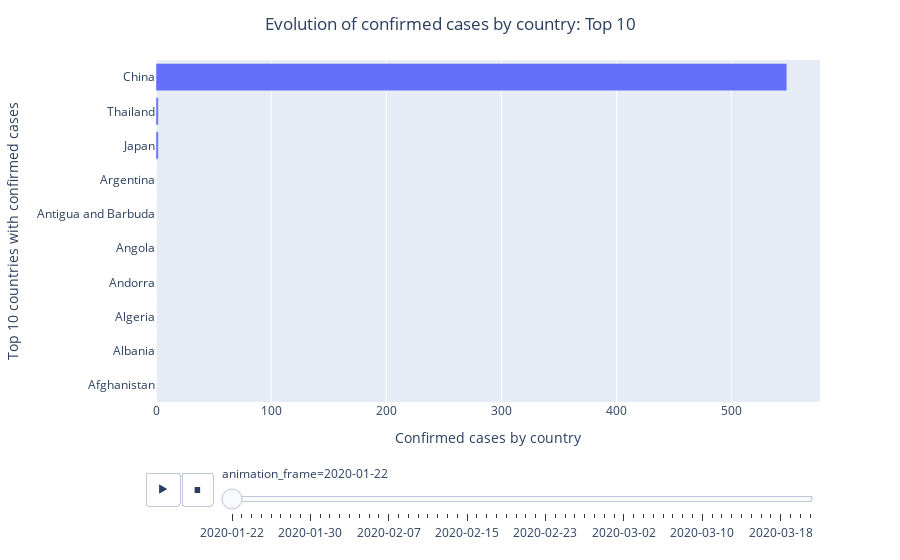

The notebook cell saved with this chart:
### Code cell
df_countries_top10 = df_countries.groupby('date',group_keys=False)\
            .apply(lambda grp:grp.nlargest(n=int(10),columns='confirmed').sort_index()).reset_index()
# df_countries_top10.head()
fig =px.bar(df_countries_top10, x='confirmed', y='country',  
             labels={'confirmed': f'Confirmed cases by country',
                    'country':'Top 10 countries with confirmed cases'},
             animation_frame=df_countries_top10.date.dt.strftime('%Y-%m-%d'), orientation='h').update_yaxes(categoryorder='total ascending')
fig.update_layout(title_text="Evolution of confirmed cases by country: Top 10", title_x=0.5)

fig.show()

### Figure 1 — Plotly figure (JSON) as saved in the notebook; plotly's stock layout.template omitted (floating-point values rounded to 4 significant figures)
{"data": [{"alignmentgroup": "True", "hoverlabel": {"namelength": 0}, "hovertemplate": "animation_frame=2020-01-22<br>Confirmed cases by country=%{x}<br>Top 10 countries with confirmed cases=%{y}", "legendgroup": "", "marker": {"color": "#636efa"}, "name": "", "offsetgroup": "", "orientation": "h", "showlegend": false, "textposition": "auto", "type": "bar", "x": [0, 0, 0, 0, 0, 0, 0, 548, 2, 2], "xaxis": "x", "y": ["Afghanistan", "Albania", "Algeria", "Andorra", "Angola", "Antigua and Barbuda", "Argentina", "China", "Japan", "Thailand"], "yaxis": "y"}], "layout": {"barmode": "relative", "legend": {"tracegroupgap": 0}, "margin": {"t": 60}, "sliders": [{"active": 0, "currentvalue": {"prefix": "animation_frame="}, "len": 0.9, "pad": {"b": 10, "t": 60}, "steps": [{"args": [["2020-01-22"], {"frame": {"duration": 0, "redraw": true}, "fromcurrent": true, "mode": "immediate", "transition": {"duration": 0, "easing": "linear"}}], "label": "2020-01-22", "method": "animate"}, {"args": [["2020-01-23"], {"frame": {"duration": 0, "redraw": true}, "fromcurrent": true, "mode": "immediate", "transition": {"duration": 0, "easing": "linear"}}], "label": "2020-01-23", "method": "animate"}, {"args": [["2020-01-24"], {"frame": {"duration": 0, "redraw": true}, "fromcurrent": true, "mode": "immediate", "transition": {"duration": 0, "easing": "linear"}}], "label": "2020-01-24", "method": "animate"}, {"args": [["2020-01-25"], {"frame": {"duration": 0, "redraw": true}, "fromcurrent": true, "mode": "immediate", "transition": {"duration": 0, "easing": "linear"}}], "label": "2020-01-25", "method": "animate"}, {"args": [["2020-01-26"], {"frame": {"duration": 0, "redraw": true}, "fromcurrent": true, "mode": "immediate", "transition": {"duration": 0, "easing": "linear"}}], "label": "2020-01-26", "method": "animate"}, {"args": [["2020-01-27"], {"frame": {"duration": 0, "redraw": true}, "fromcurrent": true, "mode": "immediate", "transition": {"duration": 0, "easing": "linear"}}], "label": "2020-01-27", "method": "animate"}, {"args": [["2020-01-28"], {"frame": {"duration": 0, "redraw": true}, "fromcurrent": true, "mode": "immediate", "transition": {"duration": 0, "easing": "linear"}}], "label": "2020-01-28", "method": "animate"}, {"args": [["2020-01-29"], {"frame": {"duration": 0, "redraw": true}, "fromcurrent": true, "mode": "immediate", "transition": {"duration": 0, "easing": "linear"}}], "label": "2020-01-29", "method": "animate"}, {"args": [["2020-01-30"], {"frame": {"duration": 0, "redraw": true}, "fromcurrent": true, "mode": "immediate", "transition": {"duration": 0, "easing": "linear"}}], "label": "2020-01-30", "method": "animate"}, {"args": [["2020-01-31"], {"frame": {"duration": 0, "redraw": true}, "fromcurrent": true, "mode": "immediate", "transition": {"duration": 0, "easing": "linear"}}], "label": "2020-01-31", "method": "animate"}, {"args": [["2020-02-01"], {"frame": {"duration": 0, "redraw": true}, "fromcurrent": true, "mode": "immediate", "transition": {"duration": 0, "easing": "linear"}}], "label": "2020-02-01", "method": "animate"}, {"args": [["2020-02-02"], {"frame": {"duration": 0, "redraw": true}, "fromcurrent": true, "mode": "immediate", "transition": {"duration": 0, "easing": "linear"}}], "label": "2020-02-02", "method": "animate"}, {"args": [["2020-02-03"], {"frame": {"duration": 0, "redraw": true}, "fromcurrent": true, "mode": "immediate", "transition": {"duration": 0, "easing": "linear"}}], "label": "2020-02-03", "method": "animate"}, {"args": [["2020-02-04"], {"frame": {"duration": 0, "redraw": true}, "fromcurrent": true, "mode": "immediate", "transition": {"duration": 0, "easing": "linear"}}], "label": "2020-02-04", "method": "animate"}, {"args": [["2020-02-05"], {"frame": {"duration": 0, "redraw": true}, "fromcurrent": true, "mode": "immediate", "transition": {"duration": 0, "easing": "linear"}}], "label": "2020-02-05", "method": "animate"}, {"args": [["2020-02-06"], {"frame": {"duration": 0, "redraw": true}, "fromcurrent": true, "mode": "immediate", "transition": {"duration": 0, "easing": "linear"}}], "label": "2020-02-06", "method": "animate"}, {"args": [["2020-02-07"], {"frame": {"duration": 0, "redraw": true}, "fromcurrent": true, "mode": "immediate", "transition": {"duration": 0, "easing": "linear"}}], "label": "2020-02-07", "method": "animate"}, {"args": [["2020-02-08"], {"frame": {"duration": 0, "redraw": true}, "fromcurrent": true, "mode": "immediate", "transition": {"duration": 0, "easing": "linear"}}], "label": "2020-02-08", "method": "animate"}, {"args": [["2020-02-09"], {"frame": {"duration": 0, "redraw": true}, "fromcurrent": true, "mode": "immediate", "transition": {"duration": 0, "easing": "linear"}}], "label": "2020-02-09", "method": "animate"}, {"args": [["2020-02-10"], {"frame": {"duration": 0, "redraw": true}, "fromcurrent": true, "mode": "immediate", "transition": {"duration": 0, "easing": "linear"}}], "label": "2020-02-10", "method": "animate"}, {"args": [["2020-02-11"], {"frame": {"duration": 0, "redraw": true}, "fromcurrent": true, "mode": "immediate", "transition": {"duration": 0, "easing": "linear"}}], "label": "2020-02-11", "method": "animate"}, {"args": [["2020-02-12"], {"frame": {"duration": 0, "redraw": true}, "fromcurrent": true, "mode": "immediate", "transition": {"duration": 0, "easing": "linear"}}], "label": "2020-02-12", "method": "animate"}, {"args": [["2020-02-13"], {"frame": {"duration": 0, "redraw": true}, "fromcurrent": true, "mode": "immediate", "transition": {"duration": 0, "easing": "linear"}}], "label": "2020-02-13", "method": "animate"}, {"args": [["2020-02-14"], {"frame": {"duration": 0, "redraw": true}, "fromcurrent": true, "mode": "immediate", "transition": {"duration": 0, "easing": "linear"}}], "label": "2020-02-14", "method": "animate"}, {"args": [["2020-02-15"], {"frame": {"duration": 0, "redraw": true}, "fromcurrent": true, "mode": "immediate", "transition": {"duration": 0, "easing": "linear"}}], "label": "2020-02-15", "method": "animate"}, {"args": [["2020-02-16"], {"frame": {"duration": 0, "redraw": true}, "fromcurrent": true, "mode": "immediate", "transition": {"duration": 0, "easing": "linear"}}], "label": "2020-02-16", "method": "animate"}, {"args": [["2020-02-17"], {"frame": {"duration": 0, "redraw": true}, "fromcurrent": true, "mode": "immediate", "transition": {"duration": 0, "easing": "linear"}}], "label": "2020-02-17", "method": "animate"}, {"args": [["2020-02-18"], {"frame": {"duration": 0, "redraw": true}, "fromcurrent": true, "mode": "immediate", "transition": {"duration": 0, "easing": "linear"}}], "label": "2020-02-18", "method": "animate"}, {"args": [["2020-02-19"], {"frame": {"duration": 0, "redraw": true}, "fromcurrent": true, "mode": "immediate", "transition": {"duration": 0, "easing": "linear"}}], "label": "2020-02-19", "method": "animate"}, {"args": [["2020-02-20"], {"frame": {"duration": 0, "redraw": true}, "fromcurrent": true, "mode": "immediate", "transition": {"duration": 0, "easing": "linear"}}], "label": "2020-02-20", "method": "animate"}, {"args": [["2020-02-21"], {"frame": {"duration": 0, "redraw": true}, "fromcurrent": true, "mode": "immediate", "transition": {"duration": 0, "easing": "linear"}}], "label": "2020-02-21", "method": "animate"}, {"args": [["2020-02-22"], {"frame": {"duration": 0, "redraw": true}, "fromcurrent": true, "mode": "immediate", "transition": {"duration": 0, "easing": "linear"}}], "label": "2020-02-22", "method": "animate"}, {"args": [["2020-02-23"], {"frame": {"duration": 0, "redraw": true}, "fromcurrent": true, "mode": "immediate", "transition": {"duration": 0, "easing": "linear"}}], "label": "2020-02-23", "method": "animate"}, {"args": [["2020-02-24"], {"frame": {"duration": 0, "redraw": true}, "fromcurrent": true, "mode": "immediate", "transition": {"duration": 0, "easing": "linear"}}], "label": "2020-02-24", "method": "animate"}, {"args": [["2020-02-25"], {"frame": {"duration": 0, "redraw": true}, "fromcurrent": true, "mode": "immediate", "transition": {"duration": 0, "easing": "linear"}}], "label": "2020-02-25", "method": "animate"}, {"args": [["2020-02-26"], {"frame": {"duration": 0, "redraw": true}, "fromcurrent": true, "mode": "immediate", "transition": {"duration": 0, "easing": "linear"}}], "label": "2020-02-26", "method": "animate"}, {"args": [["2020-02-27"], {"frame": {"duration": 0, "redraw": true}, "fromcurrent": true, "mode": "immediate", "transition": {"duration": 0, "easing": "linear"}}], "label": "2020-02-27", "method": "animate"}, {"args": [["2020-02-28"], {"frame": {"duration": 0, "redraw": true}, "fromcurrent": true, "mode": "immediate", "transition": {"duration": 0, "easing": "linear"}}], "label": "2020-02-28", "method": "animate"}, {"args": [["2020-02-29"], {"frame": {"duration": 0, "redraw": true}, "fromcurrent": true, "mode": "immediate", "transition": {"duration": 0, "easing": "linear"}}], "label": "2020-02-29", "method": "animate"}, {"args": [["2020-03-01"], {"frame": {"duration": 0, "redraw": true}, "fromcurrent": true, "mode": "immediate", "transition": {"duration": 0, "easing": "linear"}}], "label": "2020-03-01", "method": "animate"}, {"args": [["2020-03-02"], {"frame": {"duration": 0, "redraw": true}, "fromcurrent": true, "mode": "immediate", "transition": {"duration": 0, "easing": "linear"}}], "label": "2020-03-02", "method": "animate"}, {"args": [["2020-03-03"], {"frame": {"duration": 0, "redraw": true}, "fromcurrent": true, "mode": "immediate", "transition": {"duration": 0, "easing": "linear"}}], "label": "2020-03-03", "method": "animate"}, {"args": [["2020-03-04"], {"frame": {"duration": 0, "redraw": true}, "fromcurrent": true, "mode": "immediate", "transition": {"duration": 0, "easing": "linear"}}], "label": "2020-03-04", "method": "animate"}, {"args": [["2020-03-05"], {"frame": {"duration": 0, "redraw": true}, "fromcurrent": true, "mode": "immediate", "transition": {"duration": 0, "easing": "linear"}}], "label": "2020-03-05", "method": "animate"}, {"args": [["2020-03-06"], {"frame": {"duration": 0, "redraw": true}, "fromcurrent": true, "mode": "immediate", "transition": {"duration": 0, "easing": "linear"}}], "label": "2020-03-06", "method": "animate"}, {"args": [["2020-03-07"], {"frame": {"duration": 0, "redraw": true}, "fromcurrent": true, "mode": "immediate", "transition": {"duration": 0, "easing": "linear"}}], "label": "2020-03-07", "method": "animate"}, {"args": [["2020-03-08"], {"frame": {"duration": 0, "redraw": true}, "fromcurrent": true, "mode": "immediate", "transition": {"duration": 0, "easing": "linear"}}], "label": "2020-03-08", "method": "animate"}, {"args": [["2020-03-09"], {"frame": {"duration": 0, "redraw": true}, "fromcurrent": true, "mode": "immediate", "transition": {"duration": 0, "easing": "linear"}}], "label": "2020-03-09", "method": "animate"}, {"args": [["2020-03-10"], {"frame": {"duration": 0, "redraw": true}, "fromcurrent": true, "mode": "immediate", "transition": {"duration": 0, "easing": "linear"}}], "label": "2020-03-10", "method": "animate"}, {"args": [["2020-03-11"], {"frame": {"duration": 0, "redraw": true}, "fromcurrent": true, "mode": "immediate", "transition": {"duration": 0, "easing": "linear"}}], "label": "2020-03-11", "method": "animate"}, {"args": [["2020-03-12"], {"frame": {"duration": 0, "redraw": true}, "fromcurrent": true, "mode": "immediate", "transition": {"duration": 0, "easing": "linear"}}], "label": "2020-03-12", "method": "animate"}, {"args": [["2020-03-13"], {"frame": {"duration": 0, "redraw": true}, "fromcurrent": true, "mode": "immediate", "transition": {"duration": 0, "easing": "linear"}}], "label": "2020-03-13", "method": "animate"}, {"args": [["2020-03-14"], {"frame": {"duration": 0, "redraw": true}, "fromcurrent": true, "mode": "immediate", "transition": {"duration": 0, "easing": "linear"}}], "label": "2020-03-14", "method": "animate"}, {"args": [["2020-03-15"], {"frame": {"duration": 0, "redraw": true}, "fromcurrent": true, "mode": "immediate", "transition": {"duration": 0, "easing": "linear"}}], "label": "2020-03-15", "method": "animate"}, {"args": [["2020-03-16"], {"frame": {"duration": 0, "redraw": true}, "fromcurrent": true, "mode": "immediate", "transition": {"duration": 0, "easing": "linear"}}], "label": "2020-03-16", "method": "animate"}, {"args": [["2020-03-17"], {"frame": {"duration": 0, "redraw": true}, "fromcurrent": true, "mode": "immediate", "transition": {"duration": 0, "easing": "linear"}}], "label": "2020-03-17", "method": "animate"}, {"args": [["2020-03-18"], {"frame": {"duration": 0, "redraw": true}, "fromcurrent": true, "mode": "immediate", "transition": {"duration": 0, "easing": "linear"}}], "label": "2020-03-18", "method": "animate"}, {"args": [["2020-03-19"], {"frame": {"duration": 0, "redraw": true}, "fromcurrent": true, "mode": "immediate", "transition": {"duration": 0, "easing": "linear"}}], "label": "2020-03-19", "method": "animate"}, {"args": [["2020-03-20"], {"frame": {"duration": 0, "redraw": true}, "fromcurrent": true, "mode": "immediate", "transition": {"duration": 0, "easing": "linear"}}], "label": "2020-03-20", "method": "animate"}, {"args": [["2020-03-21"], {"frame": {"duration": 0, "redraw": true}, "fromcurrent": true, "mode": "immediate", "transition": {"duration": 0, "easing": "linear"}}], "label": "2020-03-21", "method": "animate"}], "x": 0.1, "xanchor": "left", "y": 0, "yanchor": "top"}], "title": {"text": "Evolution of confirmed cases by country: Top 10", "x": 0.5}, "updatemenus": [{"buttons": [{"args": [null, {"frame": {"duration": 500, "redraw": true}, "fromcurrent": true, "mode": "immediate", "transition": {"duration": 500, "easing": "linear"}}], "label": "&#9654;", "method": "animate"}, {"args": [[null], {"frame": {"duration": 0, "redraw": true}, "fromcurrent": true, "mode": "immediate", "transition": {"duration": 0, "easing": "linear"}}], "label": "&#9724;", "method": "animate"}], "direction": "left", "pad": {"r": 10, "t": 70}, "showactive": false, "type": "buttons", "x": 0.1, "xanchor": "right", "y": 0, "yanchor": "top"}], "xaxis": {"anchor": "y", "domain": [0, 1], "title": {"text": "Confirmed cases by country"}}, "yaxis": {"anchor": "x", "categoryorder": "total ascending", "domain": [0, 1], "title": {"text": "Top 10 countries with confirmed cases"}}}}
